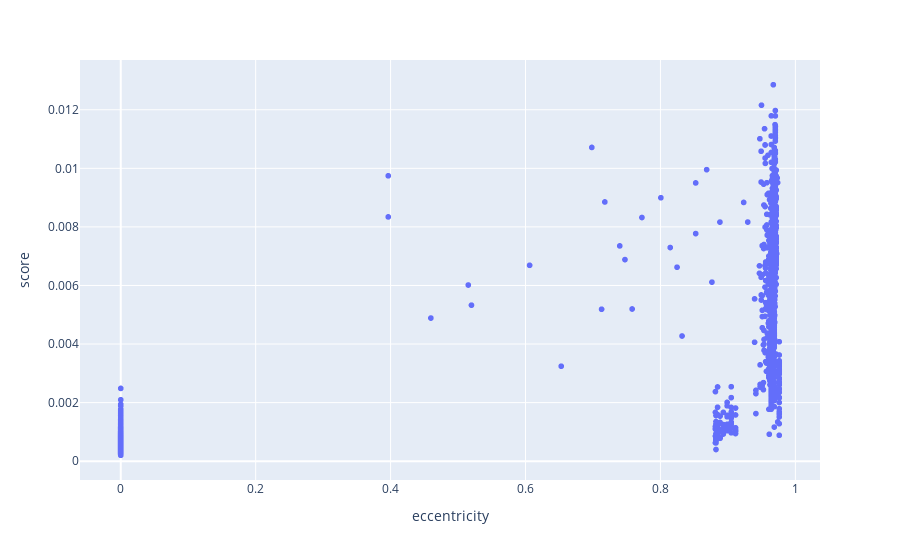

Notebook source saved alongside this figure:
### Code cell
import plotly
import plotly.express as px

df = pd.DataFrame(data=np.vstack((blob_eccentricities, scores)).T, columns=['eccentricity', ' score'])
px.scatter(data_frame=df, x = df.columns[0], y = df.columns[1])

### Figure 1 — Plotly figure (JSON) as saved in the notebook; plotly's stock layout.template omitted (floating-point values rounded to 4 significant figures; data arrays with more than 128 entries replaced by an {"elided": "..."} marker saying what was removed)
{"data": [{"hovertemplate": "eccentricity=%{x}<br> score=%{y}<extra></extra>", "legendgroup": "", "marker": {"color": "#636efa", "symbol": "circle"}, "mode": "markers", "name": "", "showlegend": false, "type": "scattergl", "x": {"elided": "4889 float values"}, "xaxis": "x", "y": {"elided": "4889 float values"}, "yaxis": "y"}], "layout": {"legend": {"tracegroupgap": 0}, "margin": {"t": 60}, "xaxis": {"anchor": "y", "domain": [0, 1], "title": {"text": "eccentricity"}}, "yaxis": {"anchor": "x", "domain": [0, 1], "title": {"text": " score"}}}}
